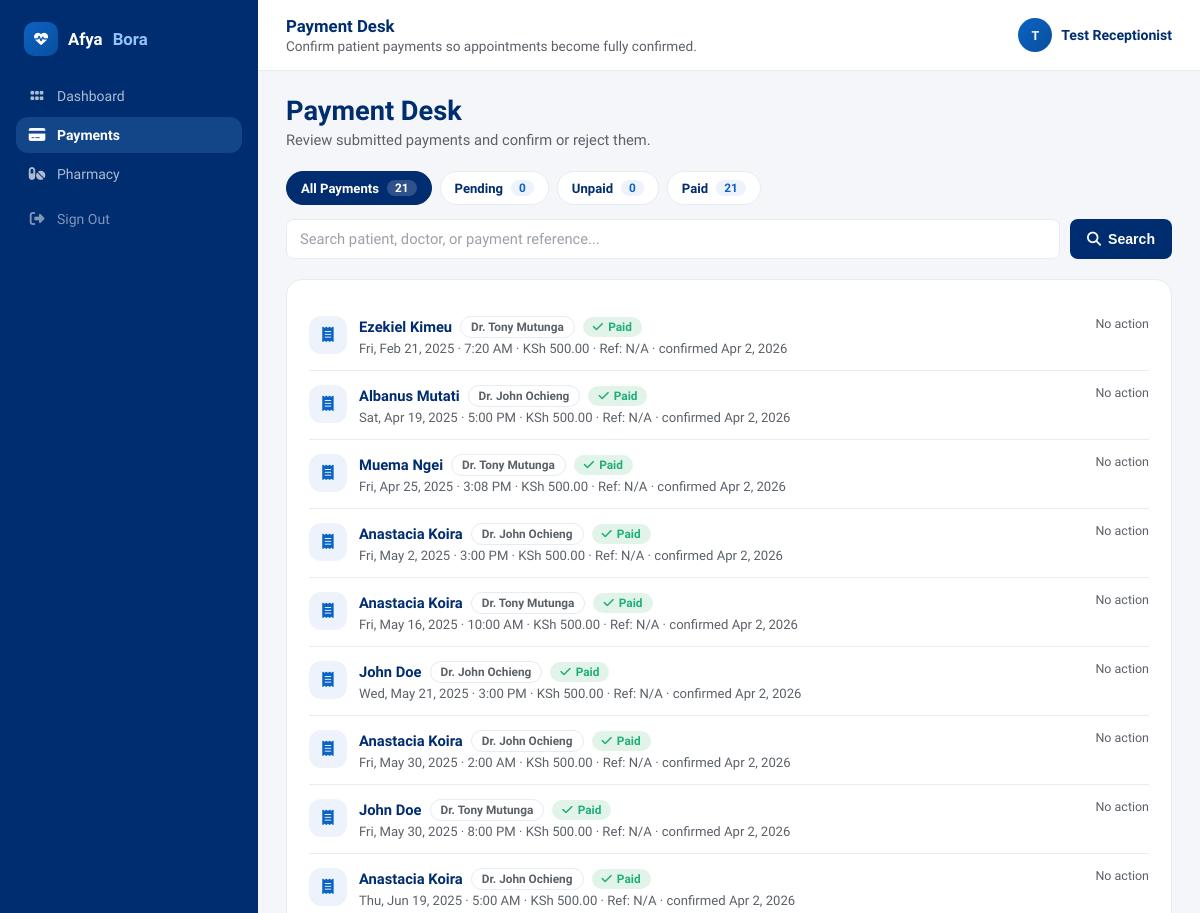
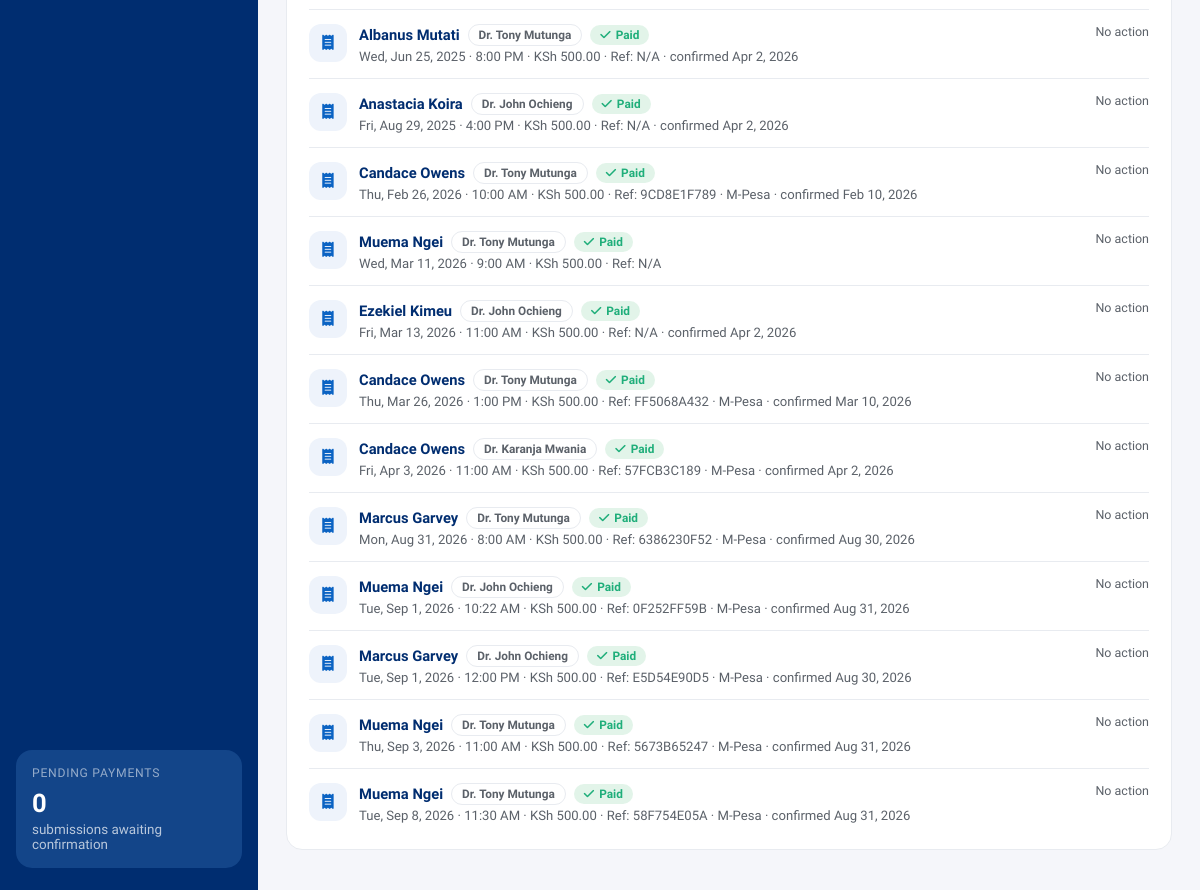
The app's page /receptionist/payments.php (signed in) with its own data (2 pictures, top to bottom).
### tables this page shows
CREATE TABLE `appointments` (
  `appointment_id` int(11) NOT NULL AUTO_INCREMENT,
  `patient_id` int(11) NOT NULL,
  `doctor_id` int(11) NOT NULL,
  `appointment_date` date NOT NULL,
  `appointment_time` time NOT NULL,
  `status` enum('scheduled','completed','canceled','no_show','rescheduled') NOT NULL DEFAULT 'scheduled',
  `payment_status` enum('pending','paid') DEFAULT 'pending',
  `payment_amount` decimal(10,2) DEFAULT 500.00,
  `payment_date` timestamp NULL DEFAULT NULL,
  `payment_method` varchar(50) DEFAULT NULL,
  `payment_reference` varchar(100) DEFAULT NULL,
  `created_at` timestamp NULL DEFAULT current_timestamp(),
  `updated_at` timestamp NULL DEFAULT NULL,
  `updated_by` int(11) DEFAULT NULL,
  `reason` enum('Routine Check-up','Follow-up','New Symptoms','Chronic Condition','Other') NOT NULL,
  `additional_notes` text DEFAULT NULL,
  `appointment_duration` int(11) NOT NULL DEFAULT 30 COMMENT 'minutes',
  PRIMARY KEY (`appointment_id`),
  UNIQUE KEY `ux_doc_datetime` (`doctor_id`,`appointment_date`,`appointment_time`),
  KEY `patient_id` (`patient_id`),
  KEY `doctor_id` (`doctor_id`),
  KEY `ix_appointments_updated_by` (`updated_by`),
  CONSTRAINT `appointments_ibfk_2` FOREIGN KEY (`doctor_id`) REFERENCES `users` (`user_id`) ON DELETE CASCADE,
  CONSTRAINT `fk_appointments_patient` FOREIGN KEY (`patient_id`) REFERENCES `users` (`user_id`) ON DELETE CASCADE,
  CONSTRAINT `fk_appointments_updated_by` FOREIGN KEY (`updated_by`) REFERENCES `users` (`user_id`) ON DELETE SET NULL
);

CREATE TABLE `users` (
  `user_id` int(11) NOT NULL AUTO_INCREMENT,
  `first_name` varchar(50) DEFAULT NULL,
  `last_name` varchar(50) DEFAULT NULL,
  `full_name` varchar(101) GENERATED ALWAYS AS (concat_ws(' ',`first_name`,`last_name`)) STORED,
  `email` varchar(100) NOT NULL,
  `password_hash` varchar(255) NOT NULL,
  `phone_number` varchar(15) DEFAULT NULL,
  `role` enum('admin','doctor','patient','receptionist') NOT NULL,
  `specialization` varchar(100) DEFAULT NULL,
  `date_of_birth` date DEFAULT NULL,
  `gender` enum('male','female','other') DEFAULT NULL,
  `address` text DEFAULT NULL,
  `created_at` timestamp NULL DEFAULT current_timestamp(),
  PRIMARY KEY (`user_id`),
  UNIQUE KEY `email` (`email`)
);

### receptionist/payments.php (the view, shortened to what this page needs)
<?php
require_once "../config/db.php";
$status_filter = $_GET["status"] ?? "all";
$search = trim($_GET["search"] ?? "");
$counts = [
    "all" => 0,
    "pending" => 0,
    "unpaid" => 0,
    "paid" => 0,
];
$countRes = $conn->query("
    SELECT
        CASE
            WHEN payment_status = 'paid' THEN 'paid'
            WHEN payment_status = 'pending' AND payment_reference IS NOT NULL AND payment_reference != '' THEN 'pending'
            ELSE 'unpaid'
        END AS derived_status,
        COUNT(*) AS c
    FROM appointments
    WHERE status = 'scheduled'
    GROUP BY derived_status
");
if ($countRes) {
    while ($countRow = $countRes->fetch_assoc()) {
        $key = $countRow["derived_status"] ?: "unpaid";
        $counts[$key] = (int)$countRow["c"];
        $counts["all"] += (int)$countRow["c"];
    }
}
$where = ["a.status = 'scheduled'"];
$sql = "
    SELECT a.appointment_id, a.appointment_date, a.appointment_time, a.payment_status, a.payment_amount,
           a.payment_method, a.payment_reference, a.payment_date,
           puser.full_name AS patient_name, d.full_name AS doctor_name
    FROM appointments a
    JOIN users puser ON a.patient_id = puser.user_id
    JOIN users d ON a.doctor_id = d.user_id AND d.role = 'doctor'
    WHERE " . implode(" AND ", $where) . "
    ORDER BY FIELD(a.payment_status, 'pending', 'unpaid', 'paid'), a.appointment_date ASC, a.appointment_time ASC
";
$stmt = $conn->prepare($sql);
$stmt->execute();
$rows = $stmt->get_result();
?>
<!DOCTYPE html>
<html lang="en">
<head>
    <link rel="stylesheet" href="https://cdnjs.cloudflare.com/ajax/libs/font-awesome/6.5.0/css/all.min.css">
</head>
<body>
<?php include "sidebar.php"; ?>
<div class="ab-main-wrap">
    <header class="ab-topbar">
        <div class="ab-topbar-left">
            <div class="ab-greeting">Payment Desk</div>
            <div class="ab-subgreeting">Confirm patient payments so appointments become fully confirmed.</div>
        </div>
        <div class="ab-topbar-right">
            <div class="ab-user-chip">
                <div class="ab-user-avatar"><?= htmlspecialchars(strtoupper(substr($_SESSION['full_name'] ?? 'R', 0, 1))) ?></div>
                <div class="ab-user-name"><?= htmlspecialchars($_SESSION['full_name'] ?? '') ?></div>
            </div>
        </div>
    </header>
    <main class="ab-content">
        <div class="ab-page-title">Payment Desk</div>
        <div class="ab-page-sub">Review submitted payments and confirm or reject them.</div>
        <div class="filter-row">
            <?php
            $filters = [
                "all" => "All Payments",
                "pending" => "Pending",
                "unpaid" => "Unpaid",
                "paid" => "Paid",
            ];
            foreach ($filters as $key => $label):
                $query = ["status" => $key];
                $active = $status_filter === $key ? "active" : "";
            ?>
                <a href="?<?= http_build_query($query) ?>" class="filter-pill <?= $active ?>">
                    <span><?= $label ?></span>
                    <span class="count"><?= $counts[$key] ?? 0 ?></span>
                </a>
            <?php endforeach; ?>
        </div>
        <form method="GET" class="search-form">
            <input type="text" name="search" class="ab-input" placeholder="Search patient, doctor, or payment reference..." value="<?= htmlspecialchars($search) ?>">
            <button type="submit" class="ab-btn ab-btn-primary"><i class="fas fa-search"></i> Search</button>
        </form>
        <div class="ab-card">
            <?php if ($rows && $rows->num_rows > 0): ?>
                <?php while ($row = $rows->fetch_assoc()): ?>
                    <?php
                    $derived_status = "unpaid";
                    if ($row["payment_status"] === "paid") {
                        $derived_status = "paid";
                    } elseif ($row["payment_status"] === "pending" && !empty($row["payment_reference"])) {
                        $derived_status = "pending";
                    }
                    ?>
                    <div class="ab-list-row">
                        <div class="ab-icon-chip"><i class="fas fa-receipt"></i></div>
                        <div class="alr-body">
                            <div class="alr-title-line">
                                <span class="alr-title"><?= htmlspecialchars($row["patient_name"]) ?></span>
                                <span class="ab-pill ab-pill-neutral">Dr. <?= htmlspecialchars($row["doctor_name"]) ?></span>
                                <?php if ($derived_status === "paid"): ?>
                                    <span class="ab-pill ab-pill-green"><i class="fas fa-check"></i> Paid</span>
                                <?php elseif ($derived_status === "pending"): ?>
                                    <span class="ab-pill ab-pill-amber"><i class="fas fa-hourglass-half"></i> Pending Confirmation</span>
                                <?php else: ?>
                                    <span class="ab-pill ab-pill-rose"><i class="fas fa-triangle-exclamation"></i> Unpaid</span>
                                <?php endif; ?>
                            </div>
                            <div class="alr-meta">
                                <?= date("D, M j, Y", strtotime($row["appointment_date"])) ?> · <?= date("g:i A", strtotime($row["appointment_time"])) ?>
                                · KSh <?= number_format($row["payment_amount"], 2) ?>
                                · Ref: <?= htmlspecialchars($row["payment_reference"] ?: "N/A") ?>
                                <?= $row["payment_method"] ? " · " . htmlspecialchars($row["payment_method"]) : "" ?>
                                <?= $derived_status === "paid" && $row["payment_date"] ? " · confirmed " . date("M j, Y", strtotime($row["payment_date"])) : "" ?>
                            </div>
                        </div>
                        <div class="alr-trailing">
                            <?php if ($derived_status === "pending"): ?>
                                <form method="POST" style="display:flex;gap:6px">
                                    <input type="hidden" name="appointment_id" value="<?= (int)$row["appointment_id"] ?>">
                                    <button name="action" value="confirm" class="ab-btn ab-btn-primary ab-btn-sm"><i class="fas fa-check"></i> Confirm</button>
                                    <button name="action" value="reject" class="ab-btn ab-btn-danger ab-btn-sm" onclick="return confirm('Reject this payment submission?');"><i class="fas fa-xmark"></i> Reject</button>
                                </form>
                            <?php else: ?>
                                <span style="color:var(--muted);font-size:.78rem">No action</span>
                            <?php endif; ?>
                        </div>
                    </div>
                <?php endwhile; ?>
            <?php else: ?>
                <p style="color:var(--muted);font-size:.85rem;margin:6px 0 0">No appointment payments matched this view.</p>
            <?php endif; ?>
        </div>
    </main>
</div>
</body>
</html>

### receptionist/payments.php (style rules this page uses)
.filter-row { display: flex; flex-wrap: wrap; gap: 8px; margin-bottom: 14px; }
.filter-pill { display: inline-flex; align-items: center; gap: 8px; padding: 8px 14px; border-radius: var(--radius-pill); border: 1px solid var(--border); background: var(--white); color: var(--navy); font-size: .82rem; font-weight: 600; transition: all .15s; }
.filter-pill .count { background: var(--sky); color: var(--blue); border-radius: var(--radius-pill); padding: 1px 8px; font-size: .74rem; }
.filter-pill.active, .filter-pill:hover { background: var(--navy); color: #fff; border-color: var(--navy); }
.filter-pill.active .count, .filter-pill:hover .count { background: rgba(255,255,255,.18); color: #fff; }
.search-form { display: flex; gap: 10px; margin-bottom: 20px; }
.search-form input.ab-input { flex: 1; }

### receptionist/sidebar.php (style rules this page uses)
:root { --navy: #002d70; --navy2: #134589; --blue: #0b63c3; --blue2: #094f9e; --sky: #eef3fb; --canvas: #f5f6fa; --white: #ffffff; --border: #e8ebf0; --muted: #5b6169; --green: #1fae7a; --amber: #f59e0b; --rose: #dc2626; --radius-sm: 8px; --radius-md: 12px; --radius-lg: 16px; --radius-pill: 999px; --sidebar-w: 258px; }
* { box-sizing: border-box; }
body { font-family: 'Plus Jakarta Sans', sans-serif; color: var(--navy); background: var(--canvas); margin: 0; }
a { text-decoration: none; }
.ab-main-wrap { margin-left: var(--sidebar-w); min-height: 100vh; display: flex; flex-direction: column; }
.ab-topbar { background: var(--white); border-bottom: 1px solid var(--border); padding: 16px 28px; display: flex; align-items: center; justify-content: space-between; gap: 16px; }
.ab-topbar-left .ab-greeting { font-size: 1.05rem; font-weight: 700; color: var(--navy); }
.ab-topbar-left .ab-subgreeting { font-size: .85rem; color: var(--muted); margin-top: 2px; }
.ab-topbar-right { display: flex; align-items: center; gap: 12px; }
.ab-btn { display: inline-flex; align-items: center; gap: 7px; padding: 9px 16px; border-radius: var(--radius-sm); font-size: .88rem; font-weight: 600; border: 1.5px solid transparent; cursor: pointer; transition: all .15s; }
.ab-btn-primary { background: var(--navy); color: #fff; }
.ab-user-chip { display: flex; align-items: center; gap: 9px; }
.ab-user-avatar { width: 34px; height: 34px; border-radius: 50%; background: linear-gradient(135deg, var(--blue), var(--blue2)); color: #fff; font-weight: 700; font-size: .78rem; display: flex; align-items: center; justify-content: center; }
.ab-user-name { font-size: .88rem; font-weight: 600; color: var(--navy); }
.ab-content { padding: 24px 28px 40px; flex: 1; }
.ab-card { background: var(--white); border: 1px solid var(--border); border-radius: var(--radius-lg); padding: 22px; }
.ab-icon-chip { width: 38px; height: 38px; border-radius: var(--radius-md); background: var(--sky); color: var(--blue); display: flex; align-items: center; justify-content: center; font-size: .95rem; flex-shrink: 0; }
.ab-pill { display: inline-flex; align-items: center; gap: 5px; padding: 3px 10px; border-radius: var(--radius-pill); font-size: .74rem; font-weight: 700; }
.ab-pill-green { background: rgba(22,163,74,.12); color: var(--green); }
.ab-pill-neutral { background: transparent; border: 1px solid var(--border); color: var(--muted); font-weight: 600; }
.ab-page-title { font-size: 1.7rem; font-weight: 800; color: var(--navy); margin-bottom: 4px; }
.ab-page-sub { color: var(--muted); font-size: .92rem; margin-bottom: 22px; }
.ab-list-row { border-bottom: 1px solid var(--border); padding: 14px 0; display: flex; align-items: flex-start; gap: 12px; }
.ab-list-row:last-child { border-bottom: none; padding-bottom: 4px; }
.ab-list-row .alr-body { flex: 1; min-width: 0; }
.ab-list-row .alr-title-line { display: flex; align-items: center; gap: 8px; flex-wrap: wrap; }
.ab-list-row .alr-title { font-weight: 600; color: var(--navy); font-size: .92rem; }
.ab-list-row .alr-meta { color: var(--muted); font-size: .82rem; margin-top: 3px; }
.ab-list-row .alr-trailing { flex-shrink: 0; display: flex; align-items: center; gap: 6px; }
.ab-input, select.ab-input, textarea.ab-input { width: 100%; padding: 10px 13px; border: 1.5px solid var(--border); border-radius: var(--radius-sm); background: var(--white); color: var(--navy); font-family: 'Plus Jakarta Sans', sans-serif; font-size: .92rem; outline: none; transition: border-color .15s, box-shadow .15s; }
.ab-input::placeholder { color: #9aa1a8; }

### records on screen
appointments: patient.full_name "Ezekiel Kimeu", doctor.full_name "Tony Mutunga", payment_status "paid" (drawn), appointment_date "Fri, Feb 21, 2025", appointment_time "7:20 AM", payment_amount "500.00", payment_reference "N/A", payment_date "Apr 2, 2026"
appointments: patient.full_name "Albanus Mutati", doctor.full_name "John Ochieng", payment_status "paid" (drawn), appointment_date "Sat, Apr 19, 2025", appointment_time "5:00 PM", payment_amount "500.00", payment_reference "N/A", payment_date "Apr 2, 2026"
appointments: patient.full_name "Muema Ngei", doctor.full_name "Tony Mutunga", payment_status "paid" (drawn), appointment_date "Fri, Apr 25, 2025", appointment_time "3:08 PM", payment_amount "500.00", payment_reference "N/A", payment_date "Apr 2, 2026"
appointments: patient.full_name "Anastacia Koira", doctor.full_name "John Ochieng", payment_status "paid" (drawn), appointment_date "Fri, May 2, 2025", appointment_time "3:00 PM", payment_amount "500.00", payment_reference "N/A", payment_date "Apr 2, 2026"
appointments: patient.full_name "Anastacia Koira", doctor.full_name "Tony Mutunga", payment_status "paid" (drawn), appointment_date "Fri, May 16, 2025", appointment_time "10:00 AM", payment_amount "500.00", payment_reference "N/A", payment_date "Apr 2, 2026"
appointments: patient.full_name "John Doe", doctor.full_name "John Ochieng", payment_status "paid" (drawn), appointment_date "Wed, May 21, 2025", appointment_time "3:00 PM", payment_amount "500.00", payment_reference "N/A", payment_date "Apr 2, 2026"
appointments: patient.full_name "Anastacia Koira", doctor.full_name "John Ochieng", payment_status "paid" (drawn), appointment_date "Fri, May 30, 2025", appointment_time "2:00 AM", payment_amount "500.00", payment_reference "N/A", payment_date "Apr 2, 2026"
appointments: patient.full_name "John Doe", doctor.full_name "Tony Mutunga", payment_status "paid" (drawn), appointment_date "Fri, May 30, 2025", appointment_time "8:00 PM", payment_amount "500.00", payment_reference "N/A", payment_date "Apr 2, 2026"
appointments: patient.full_name "Anastacia Koira", doctor.full_name "John Ochieng", payment_status "paid" (drawn), appointment_date "Thu, Jun 19, 2025", appointment_time "5:00 AM", payment_amount "500.00", payment_reference "N/A", payment_date "Apr 2, 2026"
appointments: patient.full_name "Albanus Mutati", doctor.full_name "Tony Mutunga", payment_status "paid" (drawn), appointment_date "Wed, Jun 25, 2025", appointment_time "8:00 PM", payment_amount "500.00", payment_reference "N/A", payment_date "Apr 2, 2026"
appointments: patient.full_name "Anastacia Koira", doctor.full_name "John Ochieng", payment_status "paid" (drawn), appointment_date "Fri, Aug 29, 2025", appointment_time "4:00 PM", payment_amount "500.00", payment_reference "N/A", payment_date "Apr 2, 2026"
appointments: patient.full_name "Candace Owens", doctor.full_name "Tony Mutunga", payment_status "paid" (drawn), appointment_date "Thu, Feb 26, 2026", appointment_time "10:00 AM", payment_amount "500.00", payment_reference "9CD8E1F789", payment_method "M-Pesa", payment_date "Feb 10, 2026"
appointments: patient.full_name "Muema Ngei", doctor.full_name "Tony Mutunga", payment_status "paid" (drawn), appointment_date "Wed, Mar 11, 2026", appointment_time "9:00 AM", payment_amount "500.00", payment_reference "N/A"
appointments: patient.full_name "Ezekiel Kimeu", doctor.full_name "John Ochieng", payment_status "paid" (drawn), appointment_date "Fri, Mar 13, 2026", appointment_time "11:00 AM", payment_amount "500.00", payment_reference "N/A", payment_date "Apr 2, 2026"
appointments: patient.full_name "Candace Owens", doctor.full_name "Tony Mutunga", payment_status "paid" (drawn), appointment_date "Thu, Mar 26, 2026", appointment_time "1:00 PM", payment_amount "500.00", payment_reference "FF5068A432", payment_method "M-Pesa", payment_date "Mar 10, 2026"
appointments: patient.full_name "Candace Owens", doctor.full_name "Karanja Mwania", payment_status "paid" (drawn), appointment_date "Fri, Apr 3, 2026", appointment_time "11:00 AM", payment_amount "500.00", payment_reference "57FCB3C189", payment_method "M-Pesa", payment_date "Apr 2, 2026"
appointments: patient.full_name "Marcus Garvey", doctor.full_name "Tony Mutunga", payment_status "paid" (drawn), appointment_date "Mon, Aug 31, 2026", appointment_time "8:00 AM", payment_amount "500.00", payment_reference "6386230F52", payment_method "M-Pesa", payment_date "Aug 30, 2026"
appointments: patient.full_name "Muema Ngei", doctor.full_name "John Ochieng", payment_status "paid" (drawn), appointment_date "Tue, Sep 1, 2026", appointment_time "10:22 AM", payment_amount "500.00", payment_reference "0F252FF59B", payment_method "M-Pesa", payment_date "Aug 31, 2026"
appointments: patient.full_name "Marcus Garvey", doctor.full_name "John Ochieng", payment_status "paid" (drawn), appointment_date "Tue, Sep 1, 2026", appointment_time "12:00 PM", payment_amount "500.00", payment_reference "E5D54E90D5", payment_method "M-Pesa", payment_date "Aug 30, 2026"
appointments: patient.full_name "Muema Ngei", doctor.full_name "Tony Mutunga", payment_status "paid" (drawn), appointment_date "Thu, Sep 3, 2026", appointment_time "11:00 AM", payment_amount "500.00", payment_reference "5673B65247", payment_method "M-Pesa", payment_date "Aug 31, 2026"
appointments: patient.full_name "Muema Ngei", doctor.full_name "Tony Mutunga", payment_status "paid" (drawn), appointment_date "Tue, Sep 8, 2026", appointment_time "11:30 AM", payment_amount "500.00", payment_reference "58F754E05A", payment_method "M-Pesa", payment_date "Aug 31, 2026"

### other values on screen
$__sidebar_pending "0"
substr($_SESSION['full_name'] ?? 'R', 0, 1) "T"
$_SESSION['full_name'] "Test Receptionist"
$label "All Payments"
$counts[$key] "21"
$label "Pending"
$counts[$key] "0"
$label "Unpaid"
$label "Paid"
